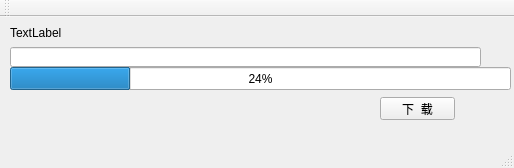
<?xml version="1.0" encoding="UTF-8"?>
<ui version="4.0">
 <class>MainWindow</class>
 <widget class="QMainWindow" name="MainWindow">
  <property name="geometry">
   <rect>
    <x>0</x>
    <y>0</y>
    <width>514</width>
    <height>168</height>
   </rect>
  </property>
  <property name="windowTitle">
   <string>MainWindow</string>
  </property>
  <widget class="QWidget" name="centralWidget">
   <widget class="QLabel" name="label">
    <property name="geometry">
     <rect>
      <x>10</x>
      <y>10</y>
      <width>54</width>
      <height>12</height>
     </rect>
    </property>
    <property name="text">
     <string>TextLabel</string>
    </property>
   </widget>
   <widget class="QLineEdit" name="lineEdit">
    <property name="geometry">
     <rect>
      <x>10</x>
      <y>30</y>
      <width>471</width>
      <height>20</height>
     </rect>
    </property>
   </widget>
   <widget class="QProgressBar" name="progressBar">
    <property name="geometry">
     <rect>
      <x>10</x>
      <y>50</y>
      <width>501</width>
      <height>23</height>
     </rect>
    </property>
    <property name="value">
     <number>24</number>
    </property>
   </widget>
   <widget class="QPushButton" name="pushButton">
    <property name="geometry">
     <rect>
      <x>380</x>
      <y>80</y>
      <width>75</width>
      <height>23</height>
     </rect>
    </property>
    <property name="text">
     <string>下  载</string>
    </property>
   </widget>
  </widget>
  <widget class="QMenuBar" name="menuBar">
   <property name="geometry">
    <rect>
     <x>0</x>
     <y>0</y>
     <width>514</width>
     <height>23</height>
    </rect>
   </property>
  </widget>
  <widget class="QToolBar" name="mainToolBar">
   <attribute name="toolBarArea">
    <enum>TopToolBarArea</enum>
   </attribute>
   <attribute name="toolBarBreak">
    <bool>false</bool>
   </attribute>
  </widget>
  <widget class="QStatusBar" name="statusBar"/>
 </widget>
 <layoutdefault spacing="6" margin="11"/>
 <resources/>
 <connections/>
</ui>
